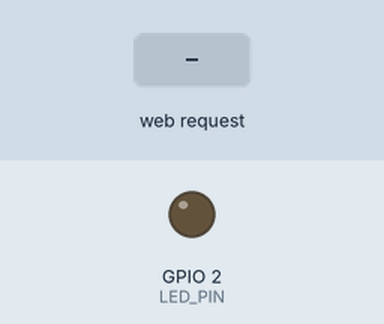
Simulated run of this sketch. Board: ESP32. Parts: output pins drawn as LEDs (lit = HIGH). The inputs (shaded band) are chosen by the test bench. WiFi joins after 1.5 s; servers stay silent unless stated; what the sketch prints to the serial monitor is not drawn.

Above: at 2.7 s.
2.8 s: HTTP request GET /set?value=1 received
At 3.5 s:
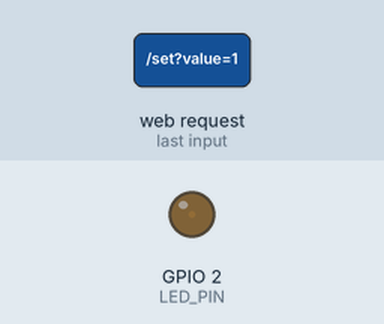
4.3 s: HTTP request GET /set?value=120 received
At 4.6 s:
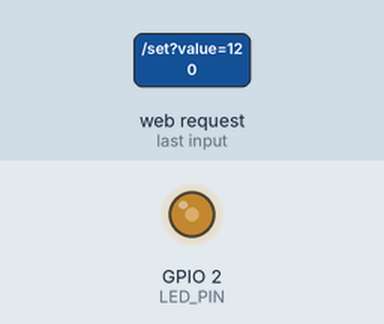
Timing chart, 0 to 7.3 s (numbered marks = the images above; inputs shaded):
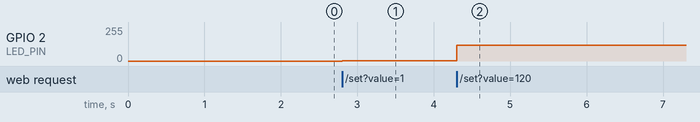

Measured:
- after the input at 2.8 s, GPIO 2 (LED_PIN): 0/255 → 1/255 at once
- after the input at 4.3 s, GPIO 2 (LED_PIN): 1/255 → 120/255 at once

The sketch:

ex07_copy_20260405234608.ino
```cpp
#include <WiFi.h>
#include <WebServer.h>

// ========== 网络配置 ==========
const char* ssid = "Desolate";
const char* password = "12345678";

// ========== 硬件配置 ==========
const int LED_PIN = 2;          // GPIO2 控制LED（大多数ESP32开发板板载LED）
const int PWM_CHANNEL = 0;      // 使用LEDC通道0
const int PWM_FREQ = 5000;      // PWM频率5kHz
const int PWM_RESOLUTION = 8;   // 8位分辨率，占空比0~255

// 全局亮度值 (0-255)
int currentBrightness = 0;

WebServer server(80);

// ========== 生成网页 ==========
String makePage() {
  // 将当前亮度值嵌入HTML，使滑动条初始位置与LED实际亮度同步
  String html = R"rawliteral(
<!DOCTYPE html>
<html lang="zh-CN">
<head>
  <meta charset="UTF-8">
  <meta name="viewport" content="width=device-width, initial-scale=1.0, user-scalable=yes">
  <title>ESP32 无极调光器</title>
  <style>
    body {
      font-family: 'Segoe UI', Tahoma, Geneva, Verdana, sans-serif;
      text-align: center;
      margin-top: 60px;
      background-color: #f5f7fa;
      color: #333;
    }
    .container {
      background: white;
      max-width: 500px;
      margin: 0 auto;
      padding: 30px 20px 40px;
      border-radius: 32px;
      box-shadow: 0 10px 25px rgba(0,0,0,0.05);
    }
    h1 {
      font-size: 1.8rem;
      color: #2c3e50;
      margin-bottom: 0.5rem;
    }
    .sub {
      color: #7f8c8d;
      margin-bottom: 2rem;
      font-size: 0.9rem;
    }
    .brightness-value {
      font-size: 2.2rem;
      font-weight: bold;
      margin: 20px 0 10px;
      color: #e67e22;
    }
    input[type="range"] {
      width: 85%;
      height: 8px;
      -webkit-appearance: none;
      background: #ddd;
      border-radius: 5px;
      outline: none;
      margin: 20px 0;
    }
    input[type="range"]:focus {
      outline: none;
    }
    input[type="range"]::-webkit-slider-thumb {
      -webkit-appearance: none;
      width: 24px;
      height: 24px;
      border-radius: 50%;
      background: #e67e22;
      cursor: pointer;
      box-shadow: 0 2px 6px rgba(0,0,0,0.2);
      border: none;
    }
    .btn-group {
      display: flex;
      justify-content: center;
      gap: 20px;
      margin-top: 20px;
    }
    button {
      background-color: #3498db;
      border: none;
      color: white;
      padding: 12px 28px;
      font-size: 1rem;
      border-radius: 40px;
      cursor: pointer;
      transition: 0.2s;
      font-weight: bold;
      box-shadow: 0 2px 5px rgba(0,0,0,0.1);
    }
    button:hover {
      background-color: #2980b9;
      transform: scale(1.02);
    }
    button:active {
      transform: scale(0.98);
    }
    .off-btn {
      background-color: #95a5a6;
    }
    .off-btn:hover {
      background-color: #7f8c8d;
    }
    footer {
      margin-top: 35px;
      font-size: 0.75rem;
      color: #bdc3c7;
    }
  </style>
</head>
<body>
<div class="container">
  <h1>💡 无极调光器</h1>
  <div class="sub">PWM 平滑调光 · 实时响应</div>

  <div class="brightness-value">
    <span id="brightnessDisplay">)rawliteral" + String(currentBrightness) + R"rawliteral(</span>
    <span style="font-size:1rem;"> / 255</span>
  </div>

  <input type="range" id="brightnessSlider" min="0" max="255" value=")rawliteral" + String(currentBrightness) + R"rawliteral(">

  <div class="btn-group">
    <button id="maxBtn">🔆 最亮</button>
    <button id="offBtn" class="off-btn">⚫ 熄灭</button>
  </div>
  <footer>拖动滑块 → LED 亮度实时变化</footer>
</div>

<script>
  const slider = document.getElementById('brightnessSlider');
  const display = document.getElementById('brightnessDisplay');

  // 发送亮度值到ESP32
  function setBrightness(value) {
    // 更新界面显示（立即反馈）
    display.innerText = value;
    slider.value = value;

    // 发送 GET 请求到 /set?value=xxx
    fetch('/set?value=' + value)
      .then(response => {
        if (!response.ok) {
          console.warn('服务器响应异常');
        }
      })
      .catch(err => console.error('请求失败:', err));
  }

  // 监听滑块拖动（实时）
  slider.addEventListener('input', function(e) {
    const val = parseInt(e.target.value, 10);
    display.innerText = val;
    setBrightness(val);
  });

  // 最亮按钮
  document.getElementById('maxBtn').addEventListener('click', function() {
    setBrightness(255);
  });

  // 熄灭按钮
  document.getElementById('offBtn').addEventListener('click', function() {
    setBrightness(0);
  });
</script>
</body>
</html>
)rawliteral";
  return html;
}

// ========== 处理网页根请求 ==========
void handleRoot() {
  server.send(200, "text/html; charset=UTF-8", makePage());
}

// ========== 处理调光请求 ==========
void handleSetBrightness() {
  if (server.hasArg("value")) {
    String valueStr = server.arg("value");
    int brightness = valueStr.toInt();
    // 限制范围 0-255
    if (brightness < 0) brightness = 0;
    if (brightness > 255) brightness = 255;

    // 更新全局亮度并应用到PWM
    currentBrightness = brightness;
    ledcWrite(PWM_CHANNEL, currentBrightness);

    // 可选：串口打印调试信息
    Serial.print("亮度设置为: ");
    Serial.println(currentBrightness);

    // 返回成功响应（无刷新，纯API）
    server.send(200, "text/plain", "OK");
  } else {
    server.send(400, "text/plain", "Missing 'value' parameter");
  }
}

// ========== 初始化PWM ==========
void initPWM() {
  ledcSetup(PWM_CHANNEL, PWM_FREQ, PWM_RESOLUTION);
  ledcAttachPin(LED_PIN, PWM_CHANNEL);
  ledcWrite(PWM_CHANNEL, 0);   // 初始熄灭
}

// ========== 连接WiFi ==========
void connectWiFi() {
  Serial.print("正在连接WiFi");
  WiFi.begin(ssid, password);
  while (WiFi.status() != WL_CONNECTED) {
    delay(500);
    Serial.print(".");
  }
  Serial.println("\n✅ WiFi连接成功");
  Serial.print("🌐 访问地址: http://");
  Serial.println(WiFi.localIP());
}

void setup() {
  Serial.begin(115200);

  // 初始化PWM和LED引脚
  initPWM();

  // 连接网络
  connectWiFi();

  // 配置Web服务器路由
  server.on("/", handleRoot);
  server.on("/set", handleSetBrightness);   // 调光API

  server.begin();
  Serial.println("HTTP服务器已启动");
}

void loop() {
  server.handleClient();  // 处理客户端请求
}
```
